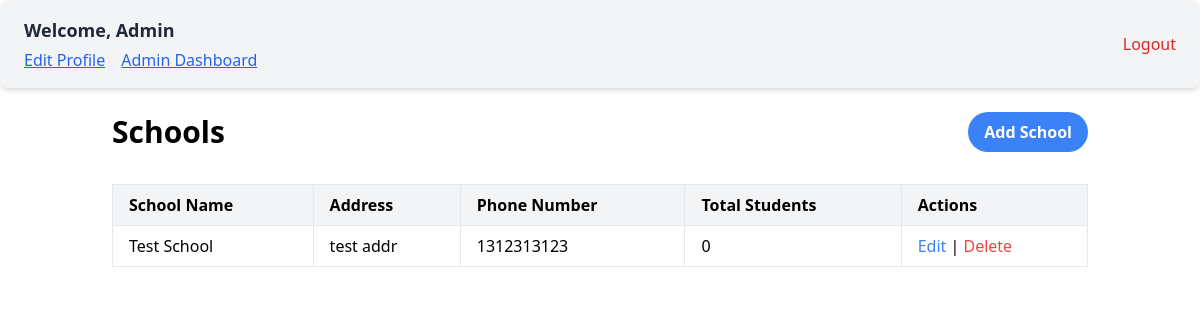
Page /schools (signed in) on the committed database.
### app/models.py (models this page shows, shortened)
class Parent(UserMixin,db.Model):
    __tablename__ = 'parents'
    id = db.Column(db.Integer, primary_key=True, autoincrement=True)
    email = db.Column(db.String(120), unique=True, nullable=False)
    password_hash = db.Column(db.String(128), nullable=False)
    first_name = db.Column(db.String(50), nullable=False)
    last_name = db.Column(db.String(50), nullable=False)
    address = db.Column(db.String(255), nullable=False)
    state = db.Column(db.String(50), nullable=False)
    city = db.Column(db.String(50), nullable=False)
    zip_code = db.Column(db.String(10), nullable=False)
    is_admin = db.Column(db.Boolean, nullable=False, default=False)
    home_phone = db.Column(db.String(15), nullable=True)
    cell_phone = db.Column(db.String(15), nullable=False)
    work_phone = db.Column(db.String(15), nullable=True)
    children = db.relationship('Child', back_populates='parent', cascade='all, delete-orphan')
    orders = db.relationship('Order', back_populates='parent', cascade='all, delete-orphan')

class School(db.Model):
    __tablename__ = 'schools'
    id = db.Column(db.Integer, primary_key=True, autoincrement=True)
    name = db.Column(db.String(100), nullable=False, unique=True)
    address = db.Column(db.String(255), nullable=False)
    phone_number = db.Column(db.String(15), nullable=False)
    contact_name = db.Column(db.String(100), nullable=False)
    contact_email = db.Column(db.String(120), nullable=False)
    special_instructions = db.Column(db.Text, nullable=True)
    total_students = db.Column(db.Integer, nullable=True)
    children = db.relationship('Child', back_populates='school', cascade='all, delete-orphan')

### app/routes/admin.py (the view)
@admin.route('/schools', methods=['GET'])
@login_required
def schools():
    if not current_user.is_admin:
        return redirect('/')
    schools = School.query.all()
    return render_template('schools.html', schools=schools)

### app/__init__.py (called while the page is built)
def create_app():
    app = Flask(__name__,
                static_folder='static')
    app.config['SQLALCHEMY_DATABASE_URI'] = 'sqlite:///app.db'
    app.config['SQLALCHEMY_TRACK_MODIFICATIONS'] = False
    app.config['SECRET_KEY'] = 'your_secret_key_here'
    app.config['JWT_SECRET_KEY'] = 'your_jwt_secret_key_here'
    login_manager = LoginManager()
    login_manager.login_view = 'auth.login'
    login_manager.init_app(app)
    db.init_app(app)
    jwt = JWTManager(app)
    from app.models import Parent
    @login_manager.user_loader
    def load_user(user_id):
        return Parent.query.get(int(user_id))
    app.register_blueprint(dashboard, url_prefix='/')
    app.register_blueprint(auth, url_prefix='/')
    app.register_blueprint(order, url_prefix='/')
    app.register_blueprint(admin, url_prefix='/')
    return app

### app/templates/schools.html (shortened to what this page needs)
{% extends "_layout.html" %}
{% block content %}
<div class="container mx-auto p-6">
    <div class="flex w-full justify-between items-center mb-8">
        <h2 class="text-3xl font-semibold text-center">Schools</h2>
        <a href="/add-school" class="bg-blue-500 hover:bg-blue-700 text-white font-bold py-2 px-4 rounded-full">Add School</a>
    </div>
    <div class="overflow-x-auto">
        <table class="table-auto w-full border border-gray-300">
            <thead>
                <tr class="bg-gray-100 text-left">
                    <th class="px-4 py-2 border">School Name</th>
                    <th class="px-4 py-2 border">Address</th>
                    <th class="px-4 py-2 border">Phone Number</th>
                    <th class="px-4 py-2 border">Total Students</th>
                    <th class="px-4 py-2 border">Actions</th>
                </tr>
            </thead>
            <tbody>
                {% for school in schools %}
                <tr>
                    <td class="px-4 py-2 border">{{ school.name }}</td>
                    <td class="px-4 py-2 border">{{ school.address }}</td>
                    <td class="px-4 py-2 border">{{ school.phone_number }}</td>
                    <td class="px-4 py-2 border">{{ school.total_students }}</td>
                    <td class="px-4 py-2 border">
                        <a href="/edit-school/{{ school.id }}" class="text-blue-500 hover:underline">Edit</a> |
                        <a class="text-red-500 hover:underline" onclick="deleteSchool({{ school.id }})">Delete</a>
                    </td>
                </tr>
                {% endfor %}
            </tbody>
        </table>
    </div>
</div>
{% endblock %}

### app/templates/_layout.html (shortened to what this page needs)
<!DOCTYPE html>
<html lang="en">
<head>
    <script src="https://cdn.tailwindcss.com"></script>
</head>
<body>
    <div class="flex flex-col items-center justify-center h-fit">
        {% if current_user.is_authenticated %}
        <div class="bg-gray-100 flex justify-between items-center px-6 py-4 shadow-md rounded-lg w-full">
            <div class="flex flex-col gap-1">
              <h1 class="text-lg font-semibold text-gray-800">
                Welcome, {{ current_user.first_name }}
              </h1>
              <div class="flex gap-4">
                <a href="/edit-profile" class="text-blue-600 hover:text-blue-800 underline">
                  Edit Profile
                </a>
                {% if current_user.is_admin %}
                <a href="/admin-dashboard" class="text-blue-600 hover:text-blue-800 underline">
                  Admin Dashboard
                </a>
                {% endif %}
              </div>
            </div>
            <a href="{{ url_for('auth.logout') }}" class="text-red-600 hover:text-red-800 font-medium">
              Logout
            </a>
          </div>
        {% endif %}
    </div>
    {% block content %}{% endblock %}
</body>
</html>

### rows in the picture
Parent: first_name "Admin"
School: name "Test School", address "test addr", phone_number "1312313123", total_students "0"
